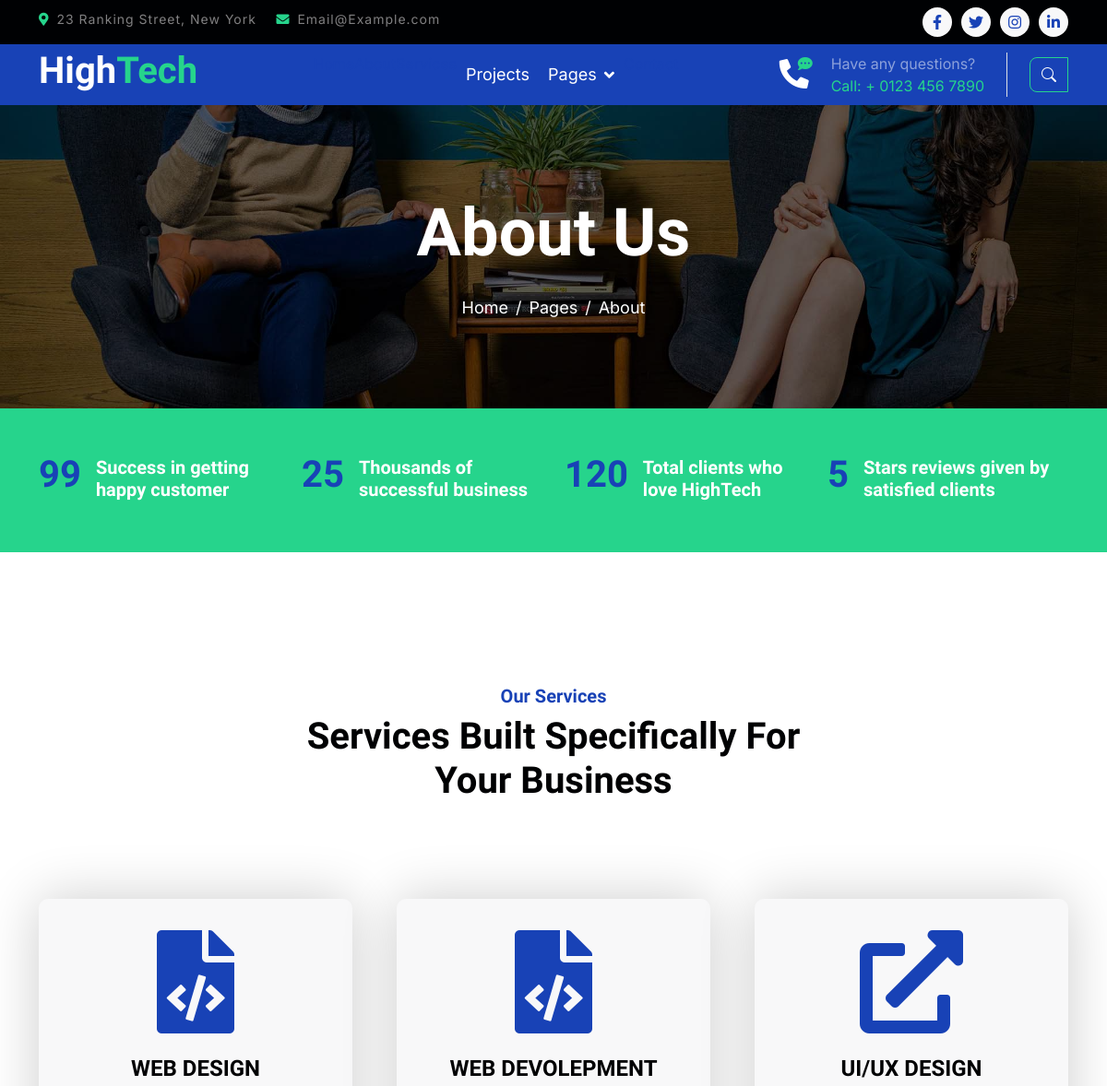
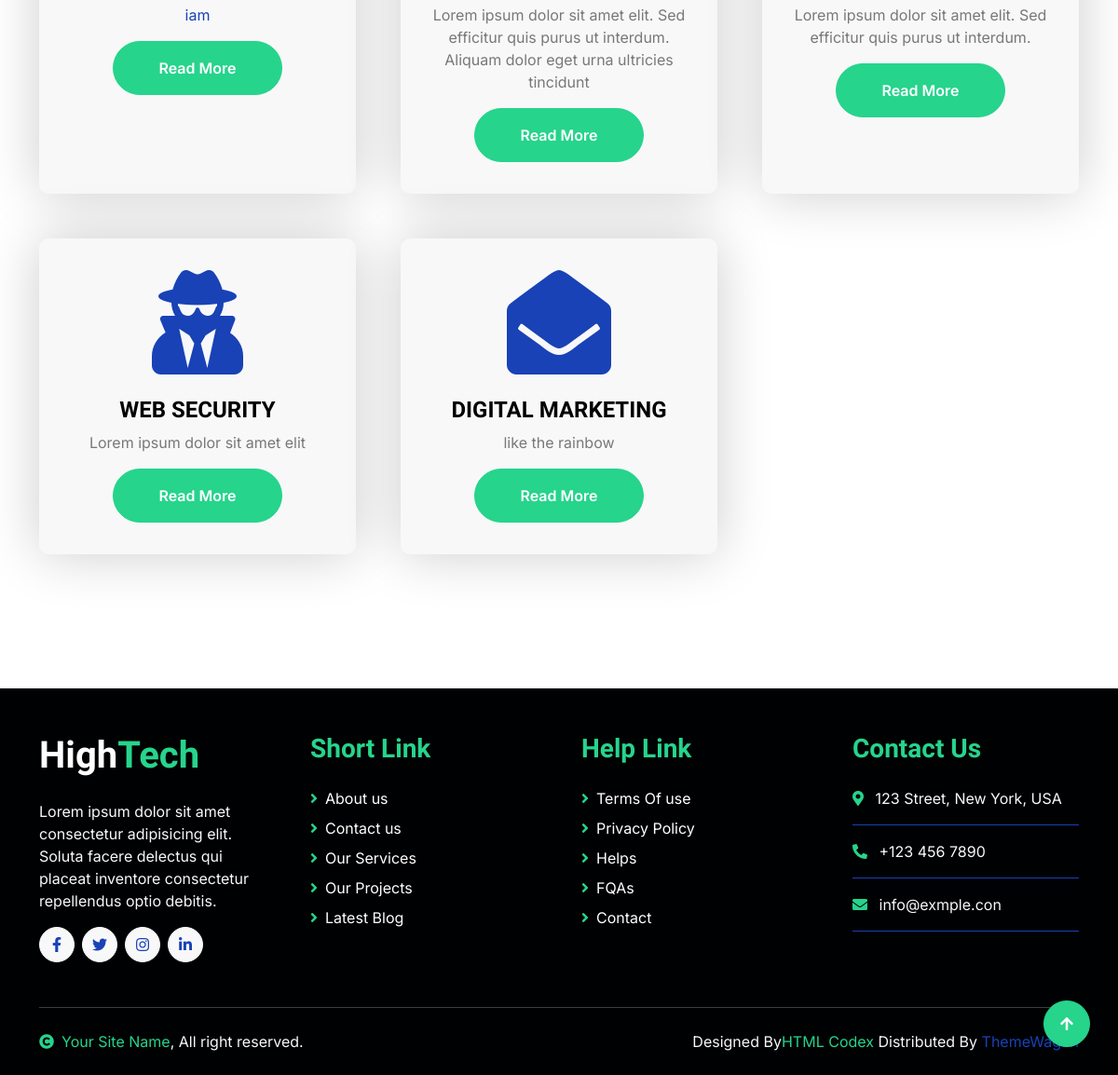
The app's page /service with its own data (2 pictures, top to bottom).
### service/models.py (models this page shows)
class dynamicService(models.Model):
    service_icon = models.CharField(max_length=255)
    service_name = models.CharField(max_length=255)
    service_description = models.TextField()

### cafe/views.py (the view)
# urls.py: path('service',views.service,name='service'),
def service(request):
    servicesdata = dynamicService.objects.all().order_by('id')
    data ={
        'servicesdata':servicesdata
    }
    return render(request,"service.html",data)

### templates/service.html (shortened to what this page needs)
{% extends "base.html" %}
    {% block content %}
        <div class="container-fluid services py-5 my-5">
            <div class="container py-5">
                <div class="text-center mx-auto pb-5 wow fadeIn" data-wow-delay=".3s" style="max-width: 600px;">
                    <h5 class="text-primary">Our Services</h5>
                    <h1>Services Built Specifically For Your Business</h1>
                </div>
                <div class="row g-5 services-inner">
                    {% for n in servicesdata  %}
                     <div class="col-md-6 col-lg-4 wow fadeIn" data-wow-delay=".3s">
                            <div class="services-item bg-light">
                                <div class="p-4 text-center services-content">
                                    <div class="services-content-icon">
                                        <i class="{{ n.service_icon }}"></i>
                                        <h4 class="{{ n.service_name }}">{{ n.service_name | upper }}</h4>
                                        <p class="{{ n.service_description }}">{{ n.service_description }}</p>
                                        <a href="{% url 'service' %}" class="btn btn-secondary text-white px-5 py-3 rounded-pill">Read More</a>
                                    </div>
                                </div>
                            </div>
                        </div>
                    {% endfor %}
                </div>
            </div>
        </div>
    {% endblock %}

### templates/base.html
{% include "header.html" %}
{% block content %}
{% endblock  %}
{% include "footer.html" %}

### templates/header.html (shortened to what this page needs)
{% load static %}
<!DOCTYPE html>
<html lang="en">
    <head>
        <link href="https://cdnjs.cloudflare.com/ajax/libs/font-awesome/5.10.0/css/all.min.css" rel="stylesheet">
        <link href="https://cdn.jsdelivr.net/npm/bootstrap-icons@1.4.1/font/bootstrap-icons.css" rel="stylesheet">
        <link href="{% static "/static/lib/animate/animate.min.css" %}" rel="stylesheet">
        <link href="{% static "/static/lib/owlcarousel/assets/owl.carousel.min.css" %}" rel="stylesheet">
        <link href="/static/css/bootstrap.min.css" rel="stylesheet">
        <link href="/static/css/style.css" rel="stylesheet">
    </head>
    <body>
        <div class="container-fluid bg-dark py-2 d-none d-md-flex">
            <div class="container">
                <div class="d-flex justify-content-between topbar">
                    <div class="top-info">
                        <small class="me-3 text-white-50"><a href="#"><i class="fas fa-map-marker-alt me-2 text-secondary"></i></a>23 Ranking Street, New York</small>
                        <small class="me-3 text-white-50"><a href="#"><i class="fas fa-envelope me-2 text-secondary"></i></a>Email@Example.com</small>
                    </div>
                    <div id="note" class="text-secondary d-none d-xl-flex">
                    </div>
                    <div class="top-link">
                        <a href="" class="bg-light nav-fill btn btn-sm-square rounded-circle"><i class="fab fa-facebook-f text-primary"></i></a>
                        <a href="" class="bg-light nav-fill btn btn-sm-square rounded-circle"><i class="fab fa-twitter text-primary"></i></a>
                        <a href="" class="bg-light nav-fill btn btn-sm-square rounded-circle"><i class="fab fa-instagram text-primary"></i></a>
                        <a href="" class="bg-light nav-fill btn btn-sm-square rounded-circle me-0"><i class="fab fa-linkedin-in text-primary"></i></a>
                    </div>
                </div>
            </div>
        </div>
        <div class="container-fluid bg-primary">
            <div class="container">
                <nav class="navbar navbar-dark navbar-expand-lg py-0">
                    <a href="index.html" class="navbar-brand">
                        <h1 class="text-white fw-bold d-block">High<span class="text-secondary">Tech</span> </h1>
                    </a>
                    <div class="collapse navbar-collapse bg-transparent" id="navbarCollapse">
                        <div class="navbar-nav ms-auto mx-xl-auto p-0">
                            <a href="{% url "home" %}">Home</a>
                            <a href= "{% url "about" %}">About</a>
                            <a href="{% url "service" %}">Services</a>
                            <a href="project.html" class="nav-item nav-link">Projects</a>
                            <div class="nav-item dropdown">
                                <a href="#" class="nav-link dropdown-toggle" data-bs-toggle="dropdown">Pages</a>
                            </div>
                            <a href="{% url "contact" %}">Contact</a>
                        </div>
                    </div>
                    <div class="d-none d-xl-flex flex-shirink-0">
                        <div id="phone-tada" class="d-flex align-items-center justify-content-center me-4">
                            <a href="" class="position-relative animated tada infinite">
                                <i class="fa fa-phone-alt text-white fa-2x"></i>
                                <div class="position-absolute" style="top: -7px; left: 20px;">
                                    <span><i class="fa fa-comment-dots text-secondary"></i></span>
                                </div>
                            </a>
                        </div>
                        <div class="d-flex flex-column pe-4 border-end">
                            <span class="text-white-50">Have any questions?</span>
                            <span class="text-secondary">Call: + 0123 456 7890</span>
                        </div>
                        <div class="d-flex align-items-center justify-content-center ms-4 search-box">
                            <form method="GET">
                                <div class="input-group">
                                    <button class="btn btn-outline-secondary" type="button">
                                        <i class="bi bi-search text-white"></i>
                                    </button>
                                </div>
                            </form>
                        </div>
                    </div>
                </nav>
            </div>
        </div>
        <div class="container-fluid page-header py-5">
            <div class="container text-center py-5">
                <h1 class="display-2 text-white mb-4 animated slideInDown">About Us</h1>
                <nav aria-label="breadcrumb animated slideInDown">
                    <ol class="breadcrumb justify-content-center mb-0">
                        <li class="breadcrumb-item"><a href="{% url "home" %}">Home</a></li>
                        <li class="breadcrumb-item"><a href="{% url "blog" %}">Pages</a></li>
                        <li class="breadcrumb-item"><a href="{% url "about" %}">About</li>
                    </ol>
                </nav>
            </div>
        </div>
        <div class="container-fluid bg-secondary py-5">
            <div class="container">
                <div class="row">
                    <div class="col-lg-3 wow fadeIn" data-wow-delay=".1s">
                        <div class="d-flex counter">
                            <h1 class="me-3 text-primary counter-value">99</h1>
                            <h5 class="text-white mt-1">Success in getting happy customer</h5>
                        </div>
                    </div>
                    <div class="col-lg-3 wow fadeIn" data-wow-delay=".3s">
                        <div class="d-flex counter">
                            <h1 class="me-3 text-primary counter-value">25</h1>
                            <h5 class="text-white mt-1">Thousands of successful business</h5>
                        </div>
                    </div>
                    <div class="col-lg-3 wow fadeIn" data-wow-delay=".5s">
                        <div class="d-flex counter">
                            <h1 class="me-3 text-primary counter-value">120</h1>
                            <h5 class="text-white mt-1">Total clients who love HighTech</h5>
                        </div>
                    </div>
                    <div class="col-lg-3 wow fadeIn" data-wow-delay=".7s">
                        <div class="d-flex counter">
                            <h1 class="me-3 text-primary counter-value">5</h1>
                            <h5 class="text-white mt-1">Stars reviews given by satisfied clients</h5>
                        </div>
                    </div>
                </div>
            </div>
        </div>

### templates/footer.html (shortened to what this page needs)
{% load static %}
        <div class="container-fluid footer bg-dark wow fadeIn" data-wow-delay=".3s">
            <div class="container pt-5 pb-4">
                <div class="row g-5">
                    <div class="col-lg-3 col-md-6">
                        <a href="index.html">
                            <h1 class="text-white fw-bold d-block">High<span class="text-secondary">Tech</span> </h1>
                        </a>
                        <p class="mt-4 text-light">Lorem ipsum dolor sit amet consectetur adipisicing elit. Soluta facere delectus qui placeat inventore consectetur repellendus optio debitis.</p>
                        <div class="d-flex hightech-link">
                            <a href="" class="btn-light nav-fill btn btn-square rounded-circle me-2"><i class="fab fa-facebook-f text-primary"></i></a>
                            <a href="" class="btn-light nav-fill btn btn-square rounded-circle me-2"><i class="fab fa-twitter text-primary"></i></a>
                            <a href="" class="btn-light nav-fill btn btn-square rounded-circle me-2"><i class="fab fa-instagram text-primary"></i></a>
                            <a href="" class="btn-light nav-fill btn btn-square rounded-circle me-0"><i class="fab fa-linkedin-in text-primary"></i></a>
                        </div>
                    </div>
                    <div class="col-lg-3 col-md-6">
                        <a href="#" class="h3 text-secondary">Short Link</a>
                        <div class="mt-4 d-flex flex-column short-link">
                            <a href="{% url "about" %}" class="mb-2 text-white"><i class="fas fa-angle-right text-secondary me-2"></i>About us</a>
                            <a href="{% url "contact" %}" class="mb-2 text-white"><i class="fas fa-angle-right text-secondary me-2"></i>Contact us</a>
                            <a href="{% url "service" %}" class="mb-2 text-white"><i class="fas fa-angle-right text-secondary me-2"></i>Our Services</a>
                            <a href=""class="mb-2 text-white"><i class="fas fa-angle-right text-secondary me-2"></i>Our Projects</a>
                            <a href="" class="mb-2 text-white"><i class="fas fa-angle-right text-secondary me-2"></i>Latest Blog</a>
                        </div>
                    </div>
                    <div class="col-lg-3 col-md-6">
                        <a href="#" class="h3 text-secondary">Help Link</a>
                        <div class="mt-4 d-flex flex-column help-link">
                            <a href="" class="mb-2 text-white"><i class="fas fa-angle-right text-secondary me-2"></i>Terms Of use</a>
                            <a href="" class="mb-2 text-white"><i class="fas fa-angle-right text-secondary me-2"></i>Privacy Policy</a>
                            <a href="" class="mb-2 text-white"><i class="fas fa-angle-right text-secondary me-2"></i>Helps</a>
                            <a href="" class="mb-2 text-white"><i class="fas fa-angle-right text-secondary me-2"></i>FQAs</a>
                            <a href="" class="mb-2 text-white"><i class="fas fa-angle-right text-secondary me-2"></i>Contact</a>
                        </div>
                    </div>
                    <div class="col-lg-3 col-md-6">
                        <a href="#" class="h3 text-secondary">Contact Us</a>
                        <div class="text-white mt-4 d-flex flex-column contact-link">
                            <a href="#" class="pb-3 text-light border-bottom border-primary"><i class="fas fa-map-marker-alt text-secondary me-2"></i> 123 Street, New York, USA</a>
                            <a href="#" class="py-3 text-light border-bottom border-primary"><i class="fas fa-phone-alt text-secondary me-2"></i> +123 456 7890</a>
                            <a href="#" class="py-3 text-light border-bottom border-primary"><i class="fas fa-envelope text-secondary me-2"></i> info@exmple.con</a>
                        </div>
                    </div>
                </div>
                <hr class="text-light mt-5 mb-4">
                <div class="row">
                    <div class="col-md-6 text-center text-md-start">
                        <span class="text-light"><a href="#" class="text-secondary"><i class="fas fa-copyright text-secondary me-2"></i>Your Site Name</a>, All right reserved.</span>
                    </div>
                    <div class="col-md-6 text-center text-md-end">
                        <span class="text-light">Designed By<a href="https://htmlcodex.com" class="text-secondary">HTML Codex</a> Distributed By <a href="https://themewagon.com">ThemeWagon</a></span>
                    </div>
                </div>
            </div>
        </div>
        <a href="#" class="btn btn-secondary btn-square rounded-circle back-to-top"><i class="fa fa-arrow-up text-white"></i></a>
    </body>
</html>

### static/css/style.css (style rules this page uses)
.btn { font-weight: 600; transition: .5s; }
.btn-square { width: 38px; height: 38px; }
.btn-sm-square { width: 32px; height: 32px; }
.btn-square, .btn-sm-square, .btn-md-square, .btn-lg-square { padding: 0; display: flex; align-items: center; justify-content: center; font-weight: normal; }
.back-to-top { position: fixed; width: 50px; height: 50px; right: 30px; bottom: 30px; z-index: 99; }
.topbar .top-info { letter-spacing: 1px; }
.topbar .top-link { display: flex; align-items: center; justify-content: center; }
.topbar .top-link a { margin-right: 10px; }
#note { width: 500px; overflow: hidden; }
.navbar .navbar-nav { padding: 15px 0; }
.navbar .navbar-nav .nav-link { padding: 10px; color: var(--bs-white); font-size: 18px; outline: none; }
.navbar .dropdown-toggle::after { border: none; content: "\f107"; font-family: "font awesome 5 free"; font-weight: 900; vertical-align: middle; margin-left: 8px; }
.page-header { background: linear-gradient(rgba(0, 0, 0, .6), rgba(0, 0, 0, .6)), url(../img/carousel-1.jpg) center center no-repeat; background-size: cover; }
.page-header .breadcrumb-item+.breadcrumb-item::before { color: var(--bs-white); }
.page-header .breadcrumb-item, .page-header .breadcrumb-item a { font-size: 18px; color: var(--bs-white); }
.services .services-item { box-shadow: 0 0 60px rgba(0, 0, 0, .2); width: 100%; height: 100%; border-radius: 10px; padding: 10px 0; position: relative; }
.services-content::after { position: absolute; content: ""; width: 100%; height: 0; top: 0; left: 0; border-radius: 10px 10px 0 0; background: rgba(3, 43, 243, 0.8); transition: .5s; }
.services-content::after { top: 0; bottom: auto; border-radius: 10px 10px 10px 10px; }
.services-item .services-content-icon i, .services-item .services-content-icon p { transition: .5s; }
.footer .short-link a, .footer .help-link a, .footer .contact-link a { transition: .5s; }
.search-box { position: relative; display: inline-block; }

### records on screen
dynamicService: service_name "WEB DESIGN", service_description "iam"
dynamicService: service_name "WEB DEVOLEPMENT", service_description "Lorem ipsum dolor sit amet elit. Sed efficitur quis purus ut interdum. Aliquam dolor eget urna ultricies tincidunt"
dynamicService: service_name "UI/UX DESIGN", service_description "Lorem ipsum dolor sit amet elit. Sed efficitur quis purus ut interdum."
dynamicService: service_name "WEB SECURITY", service_description "Lorem ipsum dolor sit amet elit"
dynamicService: service_name "DIGITAL MARKETING", service_description "like the rainbow"
